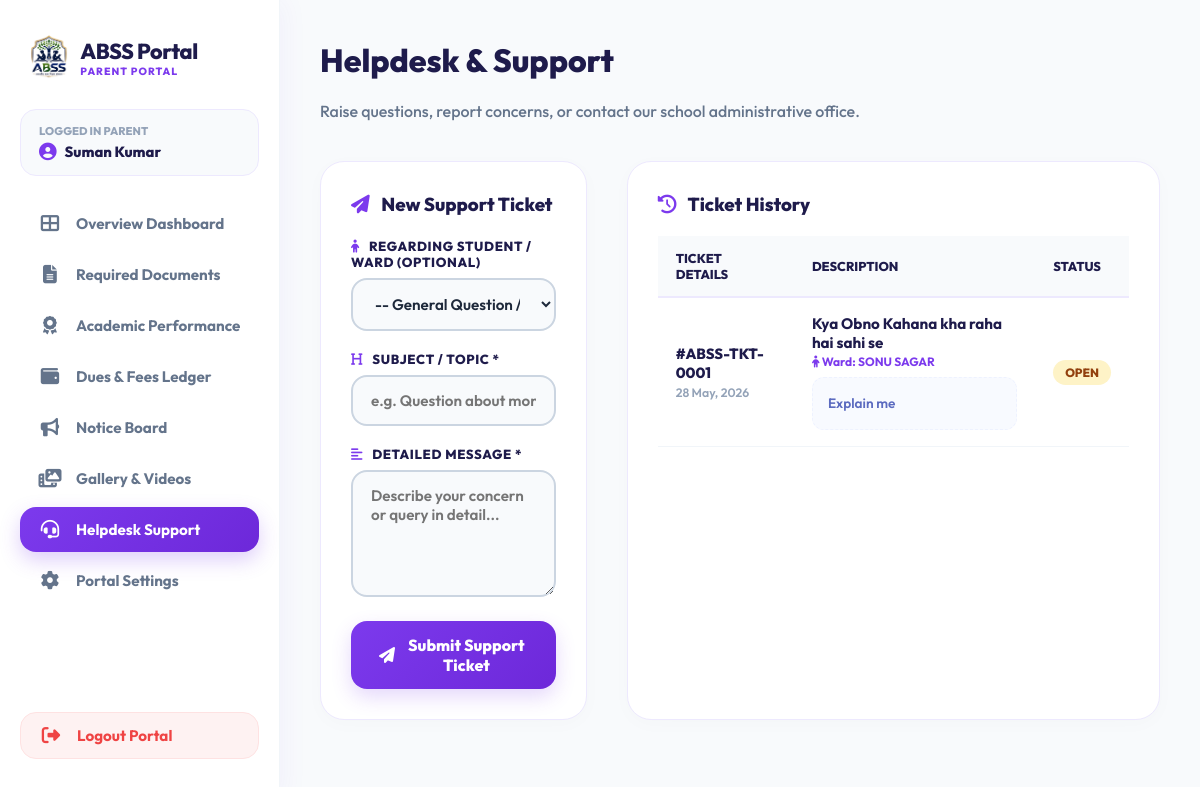
Page /parent/tickets.php (signed in) on the committed database.
### tables this page shows
CREATE TABLE `support_tickets` (
  `id` int(11) NOT NULL,
  `parent_id` int(11) NOT NULL,
  `student_id` int(11) DEFAULT NULL,
  `subject` varchar(255) NOT NULL,
  `message` text NOT NULL,
  `status` enum('open','resolved','closed') DEFAULT 'open',
  `created_at` timestamp NOT NULL DEFAULT current_timestamp()
);

CREATE TABLE `students` (
  `id` int(11) NOT NULL,
  `reg_no` varchar(20) DEFAULT NULL,
  `student_photo` varchar(255) DEFAULT NULL,
  `parent_id` int(11) DEFAULT NULL,
  `name` varchar(100) NOT NULL,
  `parent_name` varchar(100) DEFAULT NULL,
  `phone` varchar(15) DEFAULT NULL,
  `target_school` varchar(100) DEFAULT NULL,
  `class_admitted` varchar(50) DEFAULT NULL,
  `scholar_mode` varchar(50) DEFAULT 'Day Scholar',
  `monthly_discount` decimal(10,2) DEFAULT 0.00,
  `base_fee` decimal(10,2) DEFAULT 0.00,
  `last_billed_date` date DEFAULT NULL,
  `admission_date` date DEFAULT NULL,
  `status` enum('active','inactive','graduated') DEFAULT 'active',
  `created_at` timestamp NOT NULL DEFAULT current_timestamp(),
  `photo` varchar(255) DEFAULT NULL,
  `dob` date DEFAULT NULL,
  `gender` enum('Male','Female','Other') DEFAULT NULL,
  `home_address` text DEFAULT NULL,
  `city` varchar(100) DEFAULT NULL,
  `state` varchar(100) DEFAULT NULL,
  `zip_code` varchar(10) DEFAULT NULL,
  `prev_school` varchar(255) DEFAULT NULL,
  `guardian_relationship` varchar(50) DEFAULT NULL,
  `guardian_email` varchar(150) DEFAULT NULL,
  `guardian_address` text DEFAULT NULL,
  `emergency_contact_name` varchar(150) DEFAULT NULL,
  `emergency_relationship` varchar(50) DEFAULT NULL,
  `emergency_phone` varchar(20) DEFAULT NULL,
  `has_allergies` tinyint(1) DEFAULT 0,
  `allergies_detail` text DEFAULT NULL,
  `has_medical_condition` tinyint(1) DEFAULT 0,
  `medical_condition_detail` text DEFAULT NULL,
  `physician_name` varchar(150) DEFAULT NULL,
  `physician_phone` varchar(20) DEFAULT NULL,
  `insurance_provider` varchar(150) DEFAULT NULL,
  `insurance_policy` varchar(100) DEFAULT NULL
);

### parent/tickets.php (the view, shortened to what this page needs)
<?php
require_once 'includes/auth.php';
$pid = (int)$_SESSION['parent_id'];
$tickets = $conn->query("
    SELECT t.*, s.name AS student_name
    FROM support_tickets t
    LEFT JOIN students s ON t.student_id = s.id
    WHERE t.parent_id = $pid
    ORDER BY t.created_at DESC
");
?>
<!DOCTYPE html>
<html lang="en">
<head>
    <?php include 'includes/head_css.php'; ?>
</head>
<body>
    <?php include 'includes/sidebar.php'; ?>
    <main class="main-content">
        <header class="page-header" style="margin-bottom: 40px;">
            <h1>Helpdesk & Support</h1>
            <p>Raise questions, report concerns, or contact our school administrative office.</p>
        </header>
        <div class="ticket-grid">
            <div class="portal-card" style="height: fit-content;">
                <h3 style="margin-bottom: 22px; color:var(--portal-indigo);"><i class="fas fa-paper-plane" style="margin-right:8px; color:var(--portal-purple);"></i> New Support Ticket</h3>
                <form action="" method="POST">
                    <div class="portal-input-group">
                        <label><i class="fas fa-child" style="color:var(--portal-purple); margin-right:6px;"></i> Regarding Student / Ward (Optional)</label>
                        <select name="student_id">
                            <option value="">-- General Question / Other --</option>
                        </select>
                    </div>
                    <div class="portal-input-group">
                        <label><i class="fas fa-heading" style="color:var(--portal-purple); margin-right:6px;"></i> Subject / Topic *</label>
                        <input type="text" name="subject" placeholder="e.g. Question about monthly fees" required>
                    </div>
                    <div class="portal-input-group">
                        <label><i class="fas fa-align-left" style="color:var(--portal-purple); margin-right:6px;"></i> Detailed Message *</label>
                        <textarea name="message" rows="5" placeholder="Describe your concern or query in detail..." required></textarea>
                    </div>
                    <button type="submit" name="raise_ticket" class="btn-portal w-100"><i class="fas fa-paper-plane"></i> Submit Support Ticket</button>
                </form>
            </div>
            <div class="portal-card" style="min-width: 0;">
                <h3 style="margin-bottom: 20px;"><i class="fas fa-history" style="margin-right:8px; color:var(--portal-purple);"></i> Ticket History</h3>
                <div class="table-responsive">
                    <table>
                        <thead>
                            <tr>
                                <th>Ticket Details</th>
                                <th>Description</th>
                                <th>Status</th>
                            </tr>
                        </thead>
                        <tbody>
                            <?php if ($tickets->num_rows == 0): ?>
                                <tr>
                                    <td colspan="3" style="text-align: center; color: #94a3b8; padding: 40px;">No support tickets raised yet.</td>
                                </tr>
                            <?php else: ?>
                                <?php while($t = $tickets->fetch_assoc()): ?>
                                    <tr>
                                        <td style="color:var(--portal-indigo); font-weight:800;">
                                            #ABSS-TKT-<?php echo str_pad($t['id'], 4, '0', STR_PAD_LEFT); ?><br>
                                            <small style="color:#94a3b8; font-weight:600;"><?php echo date('d M, Y', strtotime($t['created_at'])); ?></small>
                                        </td>
                                        <td>
                                            <div style="font-weight:700; color:var(--portal-indigo); font-size:0.95rem;"><?php echo htmlspecialchars($t['subject']); ?></div>
                                            <?php if ($t['student_name']): ?>
                                                <div style="font-size:0.75rem; color:var(--portal-purple); font-weight:700; margin-top:2px;"><i class="fas fa-child"></i> Ward: <?php echo htmlspecialchars($t['student_name']); ?></div>
                                            <?php endif; ?>
                                            <div class="ticket-message">
                                                <?php echo nl2br(htmlspecialchars($t['message'])); ?>
                                            </div>
                                        </td>
                                        <td>
                                            <?php
                                            $st = $t['status'];
                                            $st_class = 'badge-warning';
                                            ?>
                                            <span class="badge <?php echo $st_class; ?>"><?php echo htmlspecialchars($st); ?></span>
                                        </td>
                                    </tr>
                                <?php endwhile; ?>
                            <?php endif; ?>
                        </tbody>
                    </table>
                </div>
            </div>
        </div>
    </main>
</body>
</html>

### parent/includes/head_css.php (style rules this page uses)
:root { --portal-purple: #7c3aed; --portal-purple-dark: #6d28d9; --portal-indigo: #1e1b4b; --portal-accent: #f5f3ff; --sidebar-width: 280px; --bg-main: #f8fafc; --card-border: #ede9fe; --radius-lg: 24px; --radius-md: 16px; --radius-sm: 12px; }
* { box-sizing: border-box; }
body { background: var(--bg-main); color: #334155; font-family: 'Outfit', sans-serif; display: flex; min-height: 100vh; overflow-x: hidden; margin: 0; }
.main-content { margin-left: var(--sidebar-width); flex: 1; padding: 40px; box-sizing: border-box; max-width: 1400px; }
h1, h2, h3, h4 { font-family: 'Outfit', sans-serif; font-weight: 800; color: var(--portal-indigo); margin-top: 0; }
p { color: #64748b; font-weight: 500; }
.portal-card { background: #ffffff; padding: 30px; border-radius: var(--radius-lg); box-shadow: 0 4px 20px rgba(0,0,0,0.02); border: 1px solid var(--card-border); margin-bottom: 25px; min-width: 0; word-wrap: break-word; overflow-wrap: break-word; }
.portal-input-group { margin-bottom: 20px; }
.portal-input-group label { display: block; font-size: 0.82rem; font-weight: 800; color: var(--portal-indigo); margin-bottom: 8px; text-transform: uppercase; letter-spacing: 0.05em; }
.portal-input-group input, .portal-input-group select, .portal-input-group textarea, .form-control { width: 100%; padding: 14px 18px; border-radius: var(--radius-md); border: 2px solid #cbd5e1; background: #f8fafc; font-family: inherit; font-size: 0.95rem; font-weight: 600; color: #1e293b; outline: none; transition: all 0.25s ease; box-sizing: border-box; }
.btn-portal { background: linear-gradient(135deg, var(--portal-purple), var(--portal-purple-dark)); color: #ffffff; border: none; padding: 14px 28px; border-radius: var(--radius-md); font-weight: 800; font-size: 1rem; font-family: inherit; cursor: pointer; transition: all 0.25s ease; display: inline-flex; align-items: center; justify-content: center; gap: 10px; box-shadow: 0 8px 20px rgba(124, 58, 237, 0.2); }
.w-100 { width: 100% !important; }
.table-responsive { width: 100%; max-width: 100%; overflow-x: auto; -webkit-overflow-scrolling: touch; margin-top: 10px; min-width: 0; }
table { width: 100%; border-collapse: collapse; text-align: left; }
th { padding: 14px 18px; color: var(--portal-indigo); font-weight: 800; font-size: 0.8rem; text-transform: uppercase; background: #f8fafc; border-bottom: 2px solid #ede9fe; }
td { padding: 16px 18px; border-bottom: 1px solid #f1f5f9; color: #475569; font-weight: 600; font-size: 0.92rem; }
.badge { padding: 5px 12px; border-radius: 50px; font-size: 0.75rem; font-weight: 800; text-transform: uppercase; display: inline-block; }
.badge-warning { background: #fef3c7; color: #92400e; }

### parent/tickets.php (style rules this page uses)
.ticket-grid { display: grid; grid-template-columns: 1fr 2fr; gap: 40px; }
.ticket-message { background: #f8faff; border-radius: 12px; padding: 15px; font-size: 0.85rem; line-height: 1.5; color: #5c6bc0; border: 1px dashed #eef2ff; margin-top: 8px; }

### rows in the picture
support_tickets: id "0001", created_at "28 May, 2026", subject "Kya Obno Kahana kha raha hai sahi se", student.name "SONU SAGAR", message "Explain me", status "OPEN"

### other values in the picture
$_SESSION['parent_name'] "Suman Kumar"
